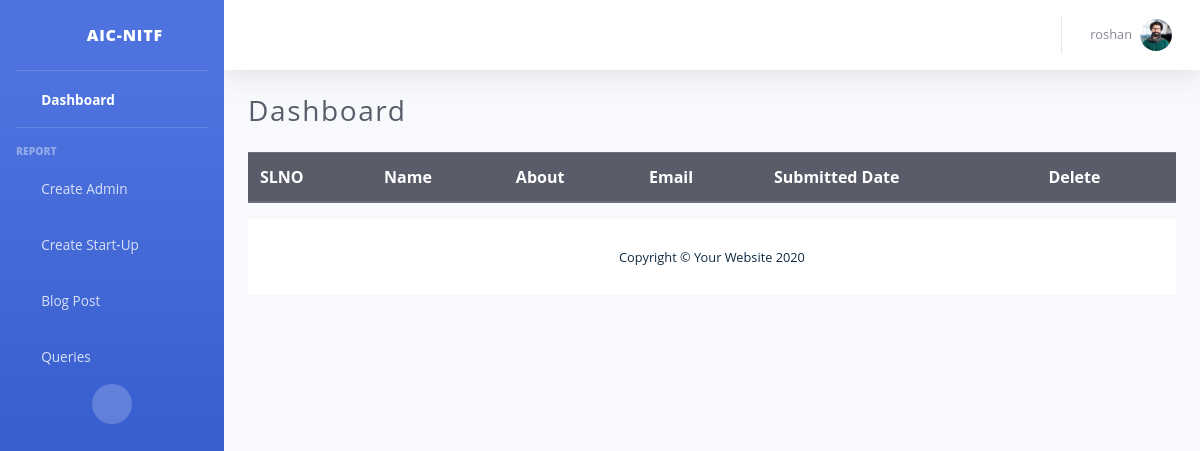
Before: /dashboard/queries (signed in) with the older database file.
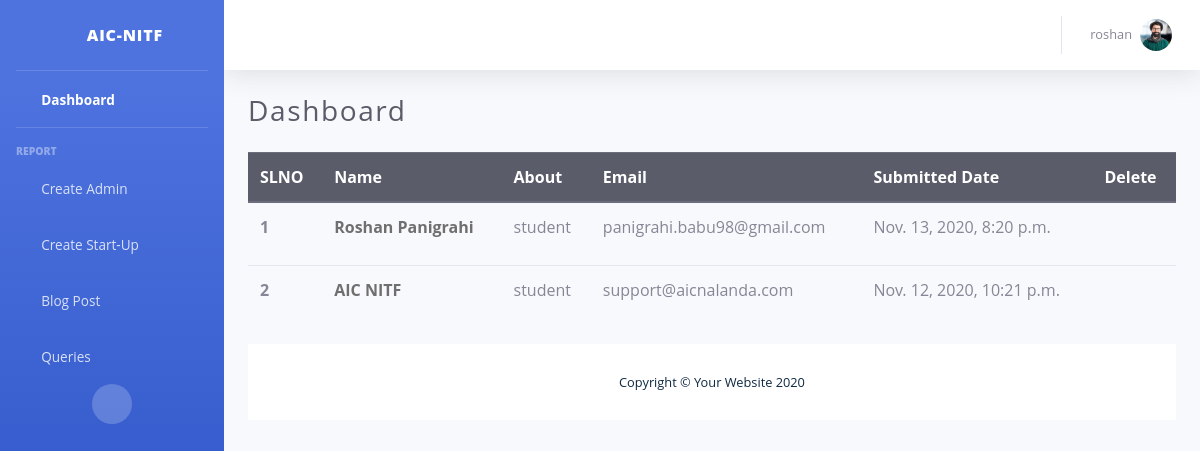
After: the same page with the newer database file.
### useraccount/models.py (models this page shows, shortened)
class Admin(models.Model):
	account 				= models.ForeignKey(Account, on_delete=models.CASCADE)
	email 					= models.EmailField(verbose_name="email", max_length=60,null=True,blank=True)
	designation				= models.CharField(max_length=100,null=True,blank=True)
	employee_id				= models.CharField(max_length=100,null=True,blank=True)
	contact_no				= models.CharField(max_length=100,null=True,blank=True)
	identity_proof			= models.CharField(max_length=100,null=True,blank=True)
	admin_img				= models.ImageField(upload_to='images/',null=True,blank=True)

class Query(models.Model):
	name				= models.CharField(max_length=100,null=True,blank=True)
	about				= models.CharField(max_length=100,null=True,blank=True)
	email				= models.CharField(max_length=100,null=True,blank=True)
	message				= models.CharField(max_length=1000,null=True,blank=True)
	submitted_date		= models.DateTimeField(verbose_name='submitted date', auto_now_add=True,null=True,blank=True)

### dashboard/views.py (the view)
# urls.py: path('queries',views.queries,name='queries'),
def queries(request):
    values = Query.objects.all().order_by('-submitted_date')
    return render(request,'query.html',{'values':values})

### templates/query.html (shortened to what this page needs)
{% extends 'dashboard.html' %}
{% block content %}
{% load static %}
<div class="table-responsive-lg">
    <table class="table">
        <thead class="thead-dark">
            <tr>
                <th scope="col">SLNO</th>
                <th scope="col">Name</th>
                <th scope="col">About</th>
                <th scope="col">Email</th>
                <th scope="col">Submitted Date</th>
                <th scope="col">Delete</th>
            </tr>
        </thead>
        <tbody>
            {% for value in values %}
            <tr>
                <th scope="row">{{forloop.counter}}</th>
                <td class="new_work">
                    <a class="work_link" href="" data-toggle="modal" data-target="#MessageModel{{value.pk}}"
                        style="text-decoration: none; color: #6f6f70; font-weight: bold;">{{value.name}}</a>
                <td>{{value.about}}</td>
                <td>{{value.email}}</td>
                <td>{{value.submitted_date}}</td>
                <td>
                    <div class="d-flex justify-content-center">
                        <a href=" " id="delete{{value.pk}}" class="btn btn-light delete_btn" data-toggle="modal"
                            style="color:red;" data-target="#deletemodal1"><i class="fas fa-trash fa-lg"></i></a>
                    </div>
                </td>
            </tr>
            {% endfor %}
        </tbody>
    </table>
</div>
{% endblock %}

### templates/dashboard.html (shortened to what the changed rows need)
<!DOCTYPE html>
{% load static %}
<html lang="en">
<head>
    <link rel="stylesheet" href="{% static 'assets/css/bootstrap.min.css' %}">
    <link rel="stylesheet" href="{% static 'dashboard/css/startup.css' %}">
    <link href="{% static 'dashboard/vendor/fontawesome-free/css/all.min.css' %}" rel="stylesheet" type="text/css">
    <link href="{% static 'dashboard/css/sb-admin-2.min.css' %}" rel="stylesheet">
    <link rel="stylesheet" href="{% static 'blog/blog_css.css' %}">
</head>
<body id="page-top">
    <div id="wrapper">
        <div id="content-wrapper" class="d-flex flex-column">
            <div id="content">
                <nav class="navbar navbar-expand navbar-light bg-white topbar mb-4 static-top shadow">
                    <ul class="navbar-nav ml-auto">
                        <li class="nav-item dropdown no-arrow float-right ">
                            <a class="nav-link dropdown-toggle" href="#" id="userDropdown" role="button"
                                data-toggle="dropdown" aria-haspopup="true" aria-expanded="false">
                                <span class="mr-2 d-none d-lg-inline text-gray-600 small">{{user.username}}</span>
                                {% for imgsrc in  user.admin_set.all %}
                                <img class="img-profile rounded-circle" src="{{imgsrc.admin_img.url}}">
                                {% endfor %}
                            </a>
                        </li>
                    </ul>
                </nav>
                <div class="container-fluid">
                    <div class="d-sm-flex align-items-center justify-content-between mb-4">
                        <h1 class="h3 mb-0 text-gray-800">Dashboard</h1>
                    </div>
                    {% block content %}{% endblock %}
                </div>
            </div>
</body>
</html>

Changed rows visible on the page:
added Query: name "Roshan Panigrahi", about "student", email "panigrahi.babu98@gmail.com", submitted_date "Nov. 13, 2020, 8:20 p.m."
added Query: name "AIC NITF", about "student", email "support@aicnalanda.com", submitted_date "Nov. 12, 2020, 10:21 p.m."
